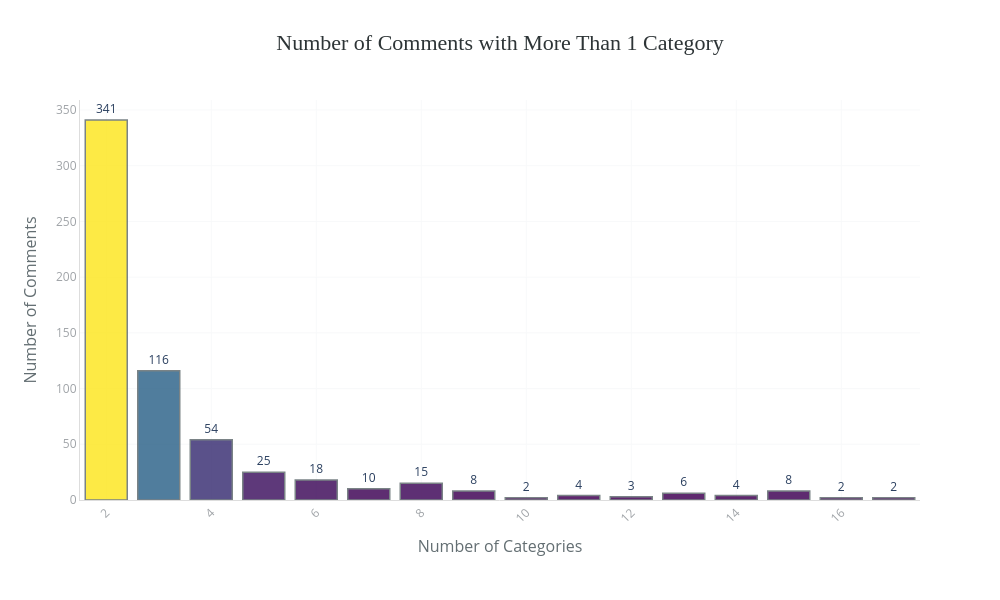

Here is the notebook cell this chart was saved with:
### Code cell
bar_chart(
    data=df_plot_filtered,
    x="num_categories",
    y="num_comments",
    title="Number of Comments with More Than 1 Category",
    labels={
        "num_categories": "Number of Categories",
        "num_comments": "Number of Comments"
    },
    top_n=len(df_plot_filtered)
)

### Figure 1 — Plotly figure (JSON) as saved in the notebook; plotly's stock layout.template omitted (floating-point values rounded to 4 significant figures)
{"data": [{"hovertemplate": "Number of Categories=%{x}<br>Number of Comments=%{marker.color}<br>text=%{text}<extra></extra>", "legendgroup": "", "marker": {"color": [341, 116, 54, 25, 18, 15, 10, 8, 8, 6, 4, 4, 3, 2, 2, 2], "coloraxis": "coloraxis", "line": {"color": "#636E72", "width": 1.5}, "opacity": 0.85, "pattern": {"shape": ""}}, "name": "", "orientation": "v", "showlegend": false, "text": ["341", "116", "54", "25", "18", "15", "10", "8", "8", "6", "4", "4", "3", "2", "2", "2"], "textposition": "outside", "texttemplate": "%{text}", "type": "bar", "x": [2, 3, 4, 5, 6, 8, 7, 9, 15, 13, 11, 14, 12, 10, 16, 17], "xaxis": "x", "y": [341, 116, 54, 25, 18, 15, 10, 8, 8, 6, 4, 4, 3, 2, 2, 2], "yaxis": "y"}], "layout": {"barmode": "relative", "coloraxis": {"colorbar": {"title": {"text": "Number of Comments"}}, "colorscale": [[0, "#440154"], [0.25, "#3b528b"], [0.5, "#21908d"], [0.75, "#5dc962"], [1, "#fde725"]], "showscale": false}, "height": 600, "legend": {"tracegroupgap": 0}, "margin": {"b": 100, "l": 80, "r": 80, "t": 100}, "paper_bgcolor": "white", "plot_bgcolor": "white", "showlegend": false, "title": {"font": {"color": "#2D3436", "family": "Arial Black", "size": 22}, "text": "Number of Comments with More Than 1 Category", "x": 0.5, "xanchor": "center"}, "width": 1000, "xaxis": {"anchor": "y", "domain": [0, 1], "gridcolor": "#F8F9FA", "linecolor": "#DDD", "showgrid": true, "tickangle": -45, "tickfont": {"color": "#A0A4A8", "size": 12}, "title": {"font": {"color": "#636E72", "size": 16}, "text": "Number of Categories"}}, "yaxis": {"anchor": "x", "domain": [0, 1], "gridcolor": "#F8F9FA", "linecolor": "#DDD", "showgrid": true, "tickfont": {"color": "#A0A4A8", "size": 12}, "title": {"font": {"color": "#636E72", "size": 16}, "text": "Number of Comments"}}}}
